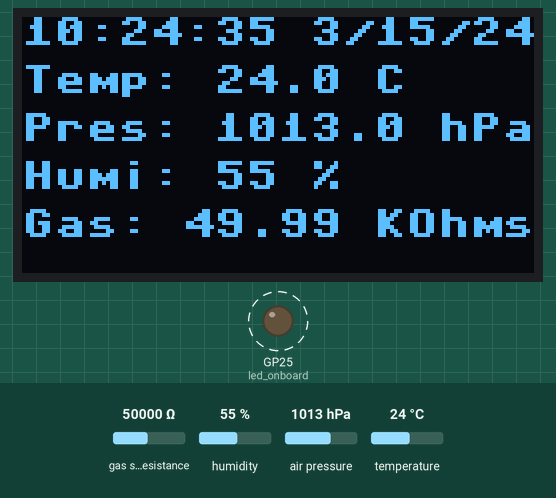
Recording of a program running on a simulated Raspberry Pi Pico running MicroPython. Shown: 128×64 one-colour display, output pins drawn as LEDs (lit = HIGH). Dashed ring = blinking. The test bench sets the inputs (shaded band); at power-on: gas sensor resistance 50000 Ω, humidity 55 %, air pressure 1013 hPa, temperature 24 °C. WiFi joins after 1.5 s; the clock reads 2024-03-15 10:24:30 at power-on unless the program sets it; library files of the repository ran but are not shown: bme680.py, ssd1306.py; what the program prints to the serial console is not drawn.

Above: at 5.3 s.
5.4 s: gas sensor resistance set to 6880 Ω
At 7.0 s:
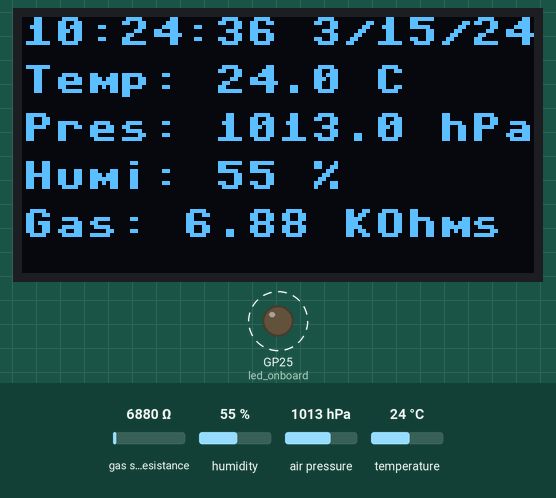
9.5 s: humidity set to 22 %
At 10.7 s:
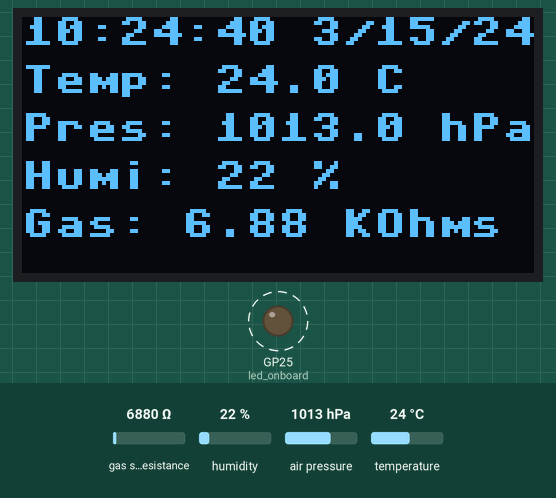
12.9 s: air pressure set to 952 hPa
At 14.3 s:
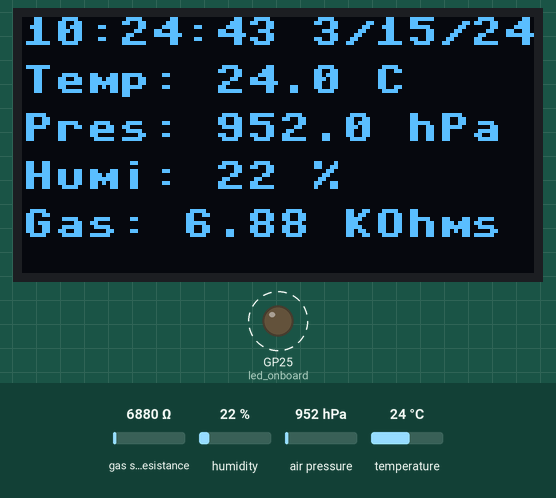
16.0 s: temperature set to 12 °C
At 17.0 s:
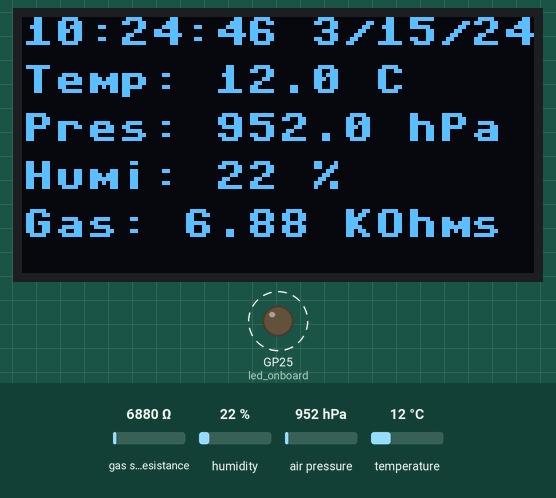
19.1 s: gas sensor resistance set to 28500 Ω
At 20.5 s:
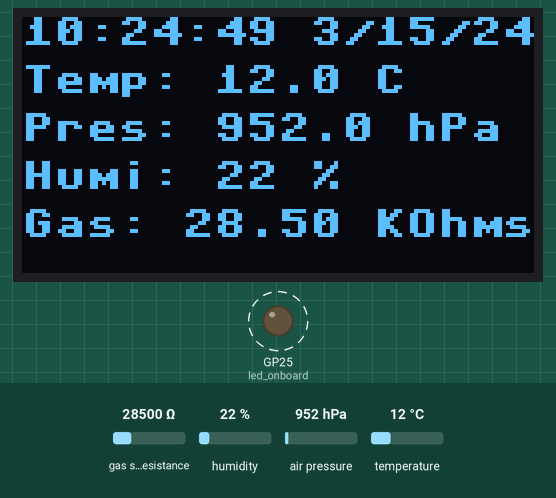
Timing chart, 0 to 23.2 s (numbered marks = the images above; inputs shaded):
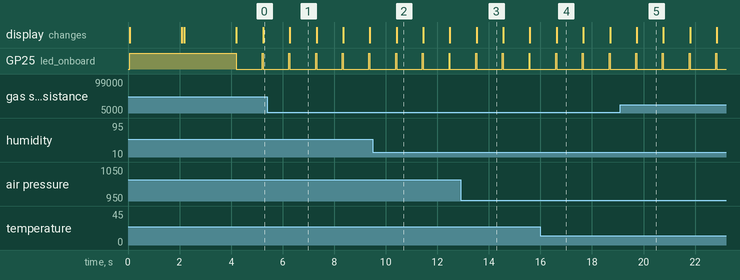

The program:

main.py
```python
# Rui Santos & Sara Santos - Random Nerd Tutorials
# Complete project details: https://RandomNerdTutorials.com/raspberry-pi-pico-bme680-micropython/

from machine import Pin, I2C
import time
import network
import socket
import ntptime
from bme680 import *
from ssd1306 import SSD1306_I2C
from config import ssid, password
#from wlan import set_wlan
import gc
gc.collect()

# Connect to WLAN
def set_wlan(oled):
    oled.fill(0)
    oled.text('Connecting...', 0, 0)
    wlan = network.WLAN(network.STA_IF)
    wlan.active(True)
    wlan.connect(ssid, password)
    while wlan.isconnected() == False:
        print('Connecting...')
        oled.text('Connecting...', 0, 0)
        time.sleep(1)
    ip = wlan.ifconfig()[0]
    print('Connection successful')
    print(f'Connected on {ip}')
    oled.text('Succesful', 0, 12)
    oled.text('Connected on:', 0, 24)
    oled.text(f'{ip}', 0, 36)
    oled.show()

def web_page(date_time, temp, pres, hum, gas):
  # HTML page to be served

  html = """<html><head><title>Pico 2w with BME680 sensor</title><meta http-equiv="refresh" content="5">
  <meta name="viewport" content="width=device-width, initial-scale=1">
  <link rel="icon" href="data:,"><style>body { text-align: center; font-family: "Trebuchet MS", Arial;}
  table { border-collapse: collapse; margin-left:auto; margin-right:auto; }
  th { padding: 12px; background-color: #0043af; color: white; }
  tr { border: 1px solid #ddd; padding: 12px; }
  tr:hover { background-color: #bcbcbc; }
  td { border: none; padding: 12px; }
  .sensor { color:white; font-weight: bold; background-color: #bcbcbc; padding: 1px;
  </style></head><body><h1>ESP with BME680</h1>
  <table><tr><th>MEASUREMENT</th><th>VALUE</th></tr>
  <tr><td>Time</td><td><span class="sensor">""" + date_time + """</span></td></tr>
  <tr><td>Temp. Celsius</td><td><span class="sensor">""" + temp + """</span></td></tr>
  <tr><td>Pressure</td><td><span class="sensor">""" + pres + """</span></td></tr>
  <tr><td>Humidity</td><td><span class="sensor">""" + hum + """</span></td></tr>
  <tr><td>Gas</td><td><span class="sensor">""" + gas + """</span></td></tr></body></html>"""
  return html

def main():
  # Display dimensions
  WIDTH =128
  HEIGHT= 64

  # RPi Pico - Pin assignment
  i2c = I2C(id=0, scl=Pin(1), sda=Pin(0))

  # Initialize SSD1306 display with I2C interface
  oled = SSD1306_I2C(WIDTH,HEIGHT,i2c)

  # Initialize BME680 sensor with I2C interface
  # BME680 I2C address is 0x76 or 0x77
  bme = BME680_I2C(i2c=i2c)
  led_onboard = Pin("LED", Pin.OUT)

  # Clear the display
  oled.fill(0)
  print("Initializing...,")
  oled.text("Initializing...,", 0, 0)
  oled.show()

  led_onboard.value(1)
  # oled.fill(0)
  # oled.text('go to wlan...', 0, 0)
  # oled.show()
  set_wlan(oled)
  # oled.text('return wlan...', 0, 12)
  # oled.show()

  # Synchroniser l'heure avec un serveur NTP
  ntptime.settime()
  oled.text("NTP Ok...", 0, 48)
  oled.show()
  time.sleep(2)
  oled.fill(0)

  s = socket.socket(socket.AF_INET, socket.SOCK_STREAM)
  s.bind(('', 80))
  s.listen(5)

  while True:
    try:

      led_onboard.value(1)
      # Clear the display
      oled.fill(0)

      year, month, day, hour, minute, second, weekday, yearday = time.localtime()
      date_time = f"{hour:02d}:{minute:02d}:{second:02d} {month}/{day}/{year-2000:02d} "

      temp = f"{bme.temperature:.1f} C"
      #temp = str(round(bme.temperature, 2)) + ' C'
      #temp = (bme.temperature) * (9/5) + 32
      #temp = str(round(temp, 2)) + 'F'

      #hum = str(round(bme.humidity, 2)) + ' %'
      hum = f"{bme.humidity:.0f} %"
      pres =f"{bme.pressure:.1f} hPa"
      #pres = str(round(bme.pressure, 2)) + ' hPa'
      gas = f"{bme.gas/1000:.2f} KOhms"
      #gas = str(round(bme.gas/1000, 2)) + ' KOhms'

      print(f"{date_time}")
      print('Temperature:', temp)
      print('Humidity:', hum)
      print('Pressure:', pres)
      print('Gas:', gas)
      print('-------')
      oled.text(f"{date_time}", 0, 0)
      oled.text(f"Temp: {temp}", 0, 12)
      oled.text(f"Pres: {pres}", 0, 24)
      oled.text(f"Humi: {hum}", 0, 36)
      oled.text(f"Gas: {gas}", 0, 48)
      # Show the updated display
      oled.show()
      led_onboard.value(0)
    except OSError as e:
      print('Failed to read sensor.')

    """ try:
      if gc.mem_free() < 102000:
        gc.collect()
      conn, addr = s.accept()
      conn.settimeout(3.0)
      print('Got a connection from %s' % str(addr))
      request = conn.recv(1024)
      conn.settimeout(None)
      request = str(request)
      print('Content = %s' % request)
      response = web_page(date_time, temp, pres, hum, gas)
      conn.send('HTTP/1.1 200 OK\n')
      conn.send('Content-Type: text/html\n')
      conn.send('Connection: close\n\n')
      conn.sendall(response)
      conn.close()
    except OSError as e:
      conn.close()
      print('Connection closed') """

    time.sleep(1)

# The use of main() and the if __name__ == "__main__" idiom is optional,
# and it's only needed when the code is intended to be used both as a standalone
# script and as a module.
if __name__ == "__main__":
  main()
```

config.py
```python
ssid = '*********' # Your network name
password = '*************' # Your WiFi password
```

Measured:
- by itself, GP25 (led_onboard): alternates HIGH for 0.04 s and LOW for 1.0 s
- what the display in image 1 shows lasts 1.0 s, from 6.3 s to 7.3 s
